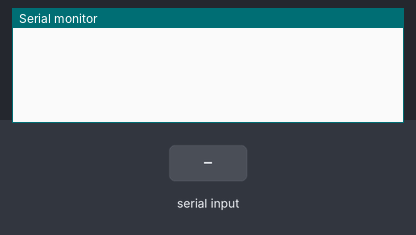
A sketch run on a simulated Arduino Uno, built with avr-gcc and run on an emulated ATmega328P. Shown: the last lines printed to the serial monitor. The inputs (shaded band) are chosen by the test bench.

Above: at 1.2 s.
1.3 s: "LEFT\n" received over Serial
At 2.3 s:
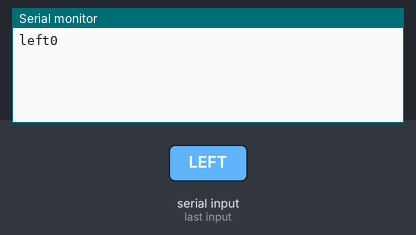
2.8 s: "RIGHT\n" received over Serial
At 3.4 s:
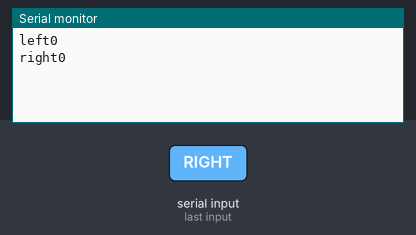

The sketch:

5-2.ino
```cpp
String inputCommand = "";
bool left = false;
bool right = false;

void setup() {
  // put your setup code here, to run once:
  Serial.begin(9600);
}


void activeMotor(String direct, unsigned int step) {
	Serial.print(direct); Serial.println(step);

}


void loop() {
  // put your main code here, to run repeatedly:

  if(Serial.available() > 0) {
    inputCommand = Serial.readStringUntil('\n');
	inputCommand.toUpperCase();
    String inputInRam = inputCommand;
    inputInRam.remove(inputCommand.indexOf("T")+1);
    inputCommand.remove(0, inputCommand.indexOf("T")+1);
    unsigned int step = inputCommand.toInt();

    if(inputInRam == "LEFT") {
      activeMotor("left", step);
    }
    else if(inputInRam == "RIGHT") {
      activeMotor("right", step);
    }
    else return;

  }

}
```

Measured:
- after the input at 1.3 s, the serial monitor: prints a new line at once (image 1)
- after the input at 2.8 s, the serial monitor: prints a new line at once (image 2)
